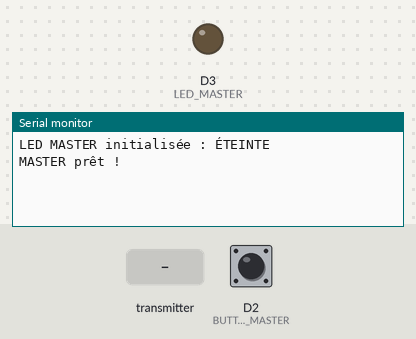
A sketch run on a simulated ESP8266 (NodeMCU). Parts: output pins drawn as LEDs (lit = HIGH), the last lines printed to the serial monitor. The test bench sets the inputs (shaded band); at power-on: D2 (BUTTON_MASTER) HIGH.

Above: at 1.3 s.
1.4 s: D2 (BUTTON_MASTER) pulled LOW for 0.15 s
At 2.7 s:
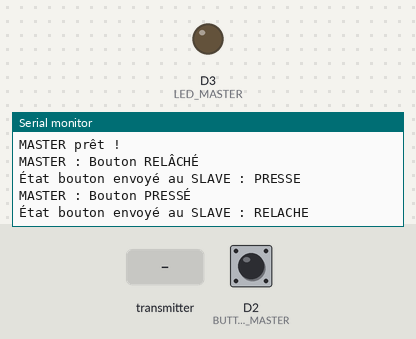
3.0 s: the transmitter starts sending cmd = 0
At 3.31 s:
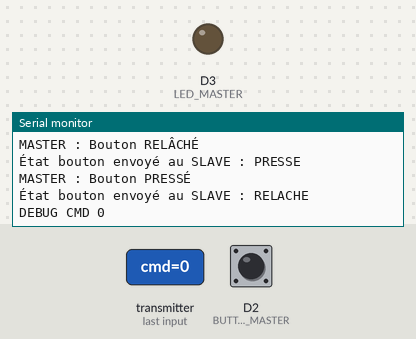

The sketch:

receiver.ino
```cpp
#include <ESP8266WiFi.h>
#include <espnow.h>

#define LED_MASTER D3           // Active LOW
#define BUTTON_MASTER D2        // Bouton (pull-up interne)


//1 -> faire sonner + duration
//2 -> arretr faire sonner
//3 -> porte ouverte
//4 -> porte fermer
//5 -> ack
//6 -> error

// ──────────────────────────────────────────
//     Structure des messages ESP-NOW
// ──────────────────────────────────────────
typedef struct {
    uint8_t cmd;
    uint8_t arg;
} message_t;

uint8_t slaveAddr[] = {0xE8, 0x68, 0xE7, 0xD8, 0xEA, 0x0F};

unsigned long ledOffTime = 0;  // Timestamp pour extinction auto
bool ledAutoOff = false;       // Flag pour extinction automatique

int led_time = 0;
bool lastButtonState;

// ──────────────────────────────────────────
//         Réception d'un message
// ──────────────────────────────────────────
void onReceive(uint8_t *mac, uint8_t *data, uint8_t len) {
    if (len != sizeof(message_t)) return;

    message_t msg;
    message_t ack;
    memcpy(&msg, data, sizeof(msg));

    Serial.print("DEBUG CMD ");
    Serial.println(msg.cmd);

    bool buttonPressed = digitalRead(BUTTON_MASTER);

    if (buttonPressed && msg.cmd == 1) {
        Serial.println("MASTER : porte ouverte → sonette interdite");

        // Envoi ACK
        ack.cmd = 5;
        ack.arg = 0;

        esp_now_send(slaveAddr, (uint8_t*)&ack, sizeof(ack));
        return;
    }

    if (!buttonPressed && msg.cmd == 1 && msg.arg > 0) {

      Serial.println("DEBUG CMD 1 AND BUTTON PRESSED");


      digitalWrite(LED_MASTER, HIGH);

      led_time = msg.arg * 1000;

        ack.cmd = 5;
        ack.arg = 0;

        esp_now_send(slaveAddr, (uint8_t*)&ack, sizeof(ack));
        return;
    }


    if (msg.cmd == 2){
      Serial.println("DEBUG CMD 2");
      led_time = 0;

      // Envoi ACK
        ack.cmd = 5;
        ack.arg = 0;

        esp_now_send(slaveAddr, (uint8_t*)&ack, sizeof(ack));
        return;
    }

    // ACK normal
    ack.cmd = 6;
    ack.arg = 0;
    esp_now_send(slaveAddr, (uint8_t*)&ack, sizeof(ack));
}


// ──────────────────────────────────────────
//   Envoi état bouton au SLAVE (avec retry)
// ──────────────────────────────────────────
void sendButtonStatus(bool pressed) {


    message_t msg;

    if(pressed){
      msg.cmd = 3;
      msg.arg = 0;
    }

    else{
      msg.cmd = 4;
      msg.arg = 0;
    }


    esp_now_send(slaveAddr, (uint8_t*)&msg, sizeof(msg));


    Serial.print("État bouton envoyé au SLAVE : ");
    Serial.println(pressed ? "RELACHE" : "PRESSE");
}

void setup() {
    Serial.begin(115200);
    delay(100);

    // Configuration LED en premier et extinction immédiate
    pinMode(LED_MASTER, OUTPUT);
    digitalWrite(LED_MASTER, LOW);

    pinMode(BUTTON_MASTER, INPUT_PULLUP);

    Serial.println("LED MASTER initialisée : ÉTEINTE");

    WiFi.mode(WIFI_STA);
    WiFi.disconnect();

    if (esp_now_init() != 0) {
        Serial.println("MASTER : Erreur ESP-NOW");
        digitalWrite(LED_MASTER, HIGH);
        delay(500);
        digitalWrite(LED_MASTER, LOW);
        return;
    }

    esp_now_set_self_role(ESP_NOW_ROLE_COMBO);
    esp_now_add_peer(slaveAddr, ESP_NOW_ROLE_COMBO, 1, NULL, 0);
    esp_now_register_recv_cb(onReceive);

    lastButtonState = digitalRead(BUTTON_MASTER);

    Serial.println("MASTER prêt !");
}

void loop() {
    // Gestion extinction automatique
    //if (ledAutoOff && millis() >= ledOffTime) {
    //    digitalWrite(LED_MASTER, HIGH);
    //    ledAutoOff = false;
    //    Serial.println("MASTER : Extinction automatique");
    //}

    // Détection état bouton

    bool currentButtonState = digitalRead(BUTTON_MASTER);

    if (currentButtonState != lastButtonState) {
        delay(50); // Debounce
        if (currentButtonState == HIGH) {
            Serial.println("MASTER : Bouton PRESSÉ");
            sendButtonStatus(true);
        }
        else {
            Serial.println("MASTER : Bouton RELÂCHÉ");
            sendButtonStatus(false);
        }

          lastButtonState = currentButtonState;
    }

    //Serial.print("DEDUG led_time=");
    //Serial.println(led_time);

    if(led_time == 0){
      digitalWrite(LED_MASTER, LOW);
    }
    if(currentButtonState){
      //digitalWrite(LED_MASTER, LOW);
      led_time = 0;
    }

    led_time -= 10;
    if (led_time < 0){
      led_time=0;
    }
    delay(10);
}
```

Measured:
- after the input at 1.4 s, the serial monitor: prints a new line after 0.05 s (image 1)
- after the input at 3.0 s, the serial monitor: prints a new line at once (image 2)
